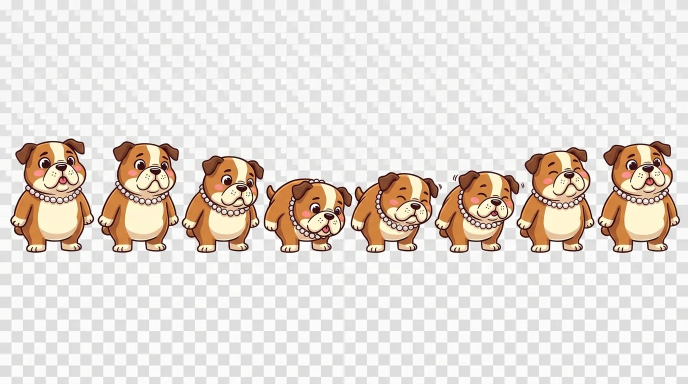
#> input picture work/frida-luna/movimentos/_quarentena/frida-comer-flow-14/flow-14.webp, 1376 x 768 px (shown at 1/2 size); its folder holds only this picture in this run
$ python cortar_neutro.py movimentos/_quarentena/frida-comer-flow-14/flow-14.webp movimentos/_quarentena/frida-corrida-flow-13/flow-13.webp movimentos/_quarentena/frida-giro-flow-12/flow-12.webp
#> lines starting #> are read from the running program, lines starting #| are printed output that depends on the picture; after the words box and inside, x2 and y2 are one past the last pixel; in counts of white or black regions, pixels touching at a corner belong together
#!/usr/bin/env python3
# -*- coding: utf-8 -*-
"""Cortador robusto para folhas do Flow com fundo NEUTRO (branco/creme/cinza/xadrez).

O cortar_mascara.py usa 'cor da borda' e falha em fundo xadrez (os tons de cinza
nao ligam todos). Aqui o fundo e definido por ser NEUTRO: R~G~B e claro.
As personagens sao coloridas (castanho, creme quente, bandana roxa, colar de
perolas) ou escuras (contorno) — entram na mascara.

Resultado: um PNG por figura, recortado ao bbox, com canal alpha real.

Uso: py cortar_neutro.py <imagem> <pasta-saida> <frida|luna>
"""
import sys
from pathlib import Path

import numpy as np
from PIL import Image
from scipy import ndimage as ndi

BASE = Path(r"D:\CRAFT\work\frida-luna")
ALVO = {"frida": (173, 231), "luna": (167, 265)}


def mascara(im):
    a = np.array(im.convert("RGB")).astype(np.int16)
    mx, mn = a.max(axis=2), a.min(axis=2)
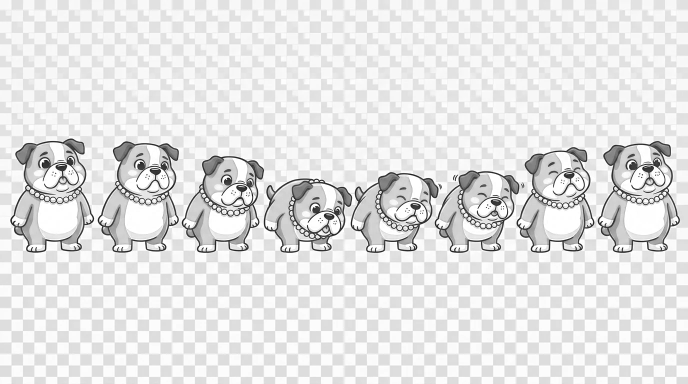
#> mx: shape (768, 1376) int16 (shown at 1/2 size); min 6, max 255, mean 228.2
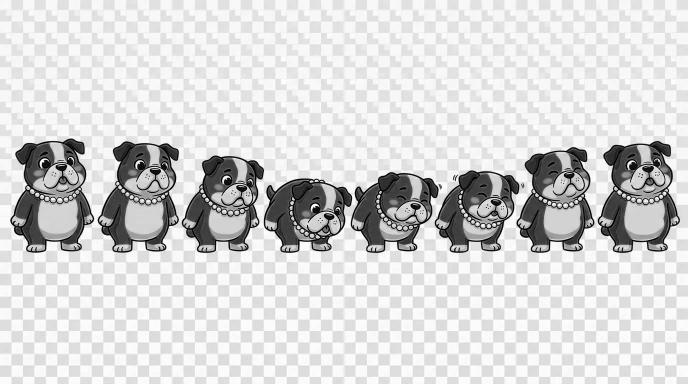
#> mn: shape (768, 1376) int16 (shown at 1/2 size); min 0, max 255, mean 214.1
    # fundo neutro: R~G~B e claro. figura: saturada ou escura.
    # mx<125: so contornos quase pretos. Fundos xadrez podem ter cinza 155-160.
    fig = ((mx - mn) > 10) | (mx < 125)
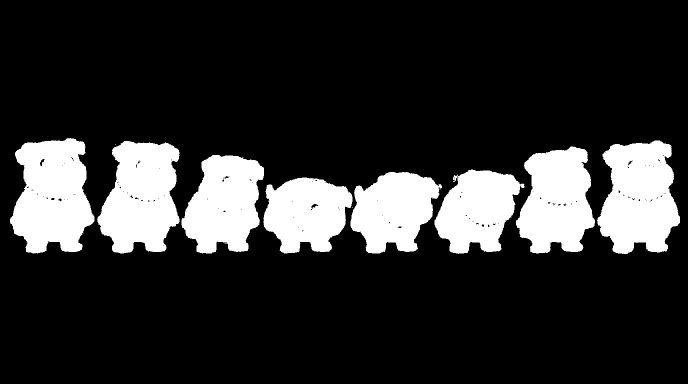
#> fig: shape (768, 1376) bool (shown at 1/2 size); 18.1% white; 11 white regions (3 under 20 px), largest, box (x1, y1, x2, y2) and area: (20, 276, 189, 507) 28536, (1194, 281, 1360, 508) 27701, (194, 282, 359, 507) 27142
    fig = ndi.binary_closing(fig, np.ones((3, 3)), iterations=1)
#> fig: shape (768, 1376) bool; 18.2% white; 9 white regions (1 under 20 px), largest, box (x1, y1, x2, y2) and area: (20, 276, 189, 507) 28637, (1194, 281, 1360, 508) 27844, (194, 282, 359, 507) 27258
    fig = ndi.binary_opening(fig, np.ones((2, 2)), iterations=1)
#> fig: shape (768, 1376) bool; 18.2% white; 8 white regions, largest, box (x1, y1, x2, y2) and area: (20, 276, 189, 507) 28637, (1194, 281, 1360, 508) 27841, (194, 282, 359, 507) 27256
    return fig


def recortar(imagem, dest, quem, area_min=1400):
    im = Image.open(imagem).convert("RGBA")
    src = np.array(im)
    fig = mascara(im)
    rot, n = ndi.label(fig)
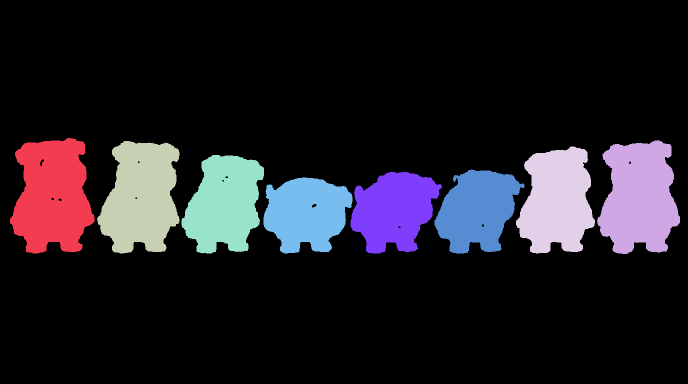
#> rot: shape (768, 1376) int32 (shown at 1/2 size); 9 distinct labels, from 0 to 8; one colour per label, 0 black
#> n = 8
    if n == 0:
        return 0
    areas = ndi.sum(fig, rot, index=range(1, n + 1))
#> areas = [28637, 27841, 27256, 24621, 23262, 20273, 20658, 19956]
    caixas = ndi.find_objects(rot)
#> caixas = 8 items
    comps = []
    for i, area in enumerate(areas):
        if area < area_min:
            continue
        sl = caixas[i]
        if sl is None:
            continue
        yc = (sl[0].start + sl[0].stop) / 2
        comps.append((i + 1, float(area), sl, yc))
#> this loop made 8 passes
#> (area, yc) on passes 1 to 8: (28637, 391.5), (27841, 394.5), (27256, 394.5), (24621, 400), (23262, 408.5), (20273, 423.5), (20658, 425.5), (19956, 431)
#> after the loop, comps = 8 items
    if not comps:
        return 0

    # folhas de 2 filas: aproveitar TODAS as figuras (a animacao so usa os frames,
    # nao importa a disposicao original). Ordenar por fila (topo -> baixo) e por x.
    ys = sorted(c[3] for c in comps)
#> ys = [391.5, 394.5, 394.5, 400, 408.5, 423.5, 425.5, 431]
    faixas = []
    atual = [ys[0]]
#> atual = [391.5]
    for y in ys[1:]:
        if y - atual[-1] > im.height * 0.18:
            faixas.append(atual)
            atual = [y]
        else:
            atual.append(y)
#> this loop made 7 passes
#> y on passes 1 to 7: 394.5, 394.5, 400, 408.5, 423.5, 425.5, 431
#> after the loop, atual has the same summary as ys; faixas = []
    faixas.append(atual)
    limites = [(min(f), max(f)) for f in faixas]
#> limites = [(391.5, 431)]
    ordenados = []
    for y0, y1 in limites:
        fila = [c for c in comps if y0 - 1 <= c[3] <= y1 + 1]
        fila.sort(key=lambda c: c[2][1].start)
        ordenados += fila
#> this loop made 1 pass
    comps = ordenados

    if dest.exists():
        for f in dest.glob("*.png"):
            f.unlink()
    else:
        dest.mkdir(parents=True)

#> (the run stopped early here; a loop or call above may not have finished)

$ run again, on work/frida-luna/movimentos/_quarentena/frida-sorrir-flow-08/flow-08.webp
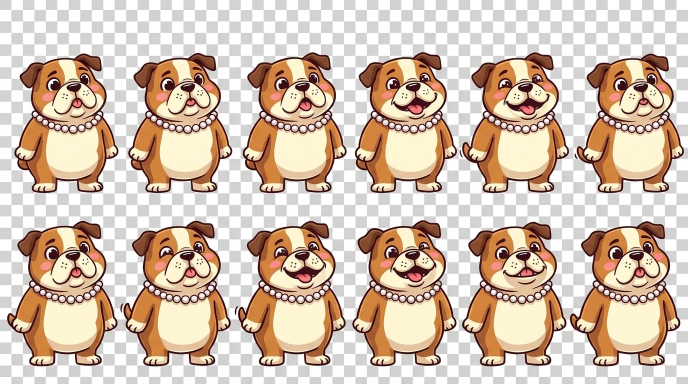
#> input picture work/frida-luna/movimentos/_quarentena/frida-sorrir-flow-08/flow-08.webp, 1376 x 768 px (shown at 1/2 size)
#> in mascara, `fig = ((mx - mn) > 10) | (mx < 125)`:
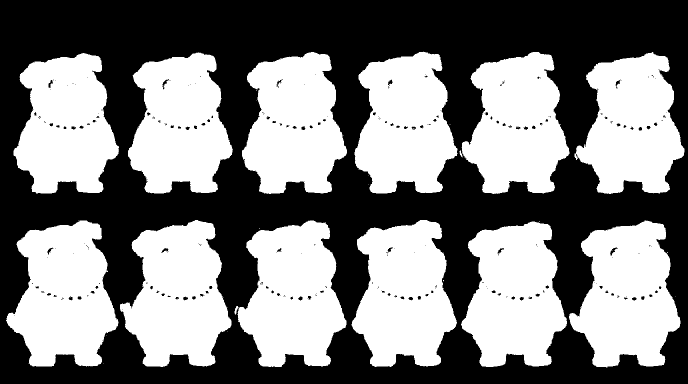
#> fig: shape (768, 1376) bool (shown at 1/2 size); 49.5% white; 33 white regions (20 under 20 px), largest, box (x1, y1, x2, y2) and area: (12, 441, 237, 733) 45146, (240, 440, 463, 734) 44849, (1138, 440, 1361, 735) 44813
#> in recortar, `rot, n = ndi.label(fig)`:
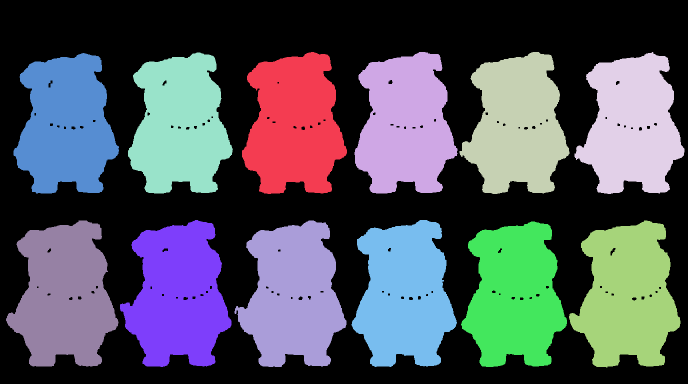
#> rot: shape (768, 1376) int32 (shown at 1/2 size); 13 distinct labels, from 0 to 12; one colour per label, 0 black
#> n = 12
#> areas = [43310, 42874, 42854, 42402, 42726, 42480, 45017, 44379, 45309, 44796, 44961, 44131]
#> caixas = 12 items
#> the loop in recortar, `for i, area in enumerate(areas):` made 12 passes
#> (area, yc) on passes 1 to 8: (43310, 246), (42874, 245.5), (42854, 246), (42402, 246), (42726, 246), (42480, 246.5), (45017, 587), (44379, 587)
#> ys = [245.5, 246, 246, 246, 246, 246.5, 587, 587, 587, 587.5, 588, 588.5]
#> in recortar, `atual = [ys[0]]`: atual = [245.5]
#> the loop in recortar, `for y in ys[1:]:` made 11 passes
#> y on pass 6: 587
#> after the loop in recortar, `for y in ys[1:]:`: atual = [587, 587, 587, 587.5, 588, 588.5]; faixas = [[245.5, 246, 246, 246, 246, 246.5]]
#> limites = [(245.5, 246.5), (587, 588.5)]
#> the loop in recortar, `for y0, y1 in limites:` made 2 passes

$ run again, on work/frida-luna/movimentos/_quarentena/frida-surpreso-flow-07/flow-07.webp
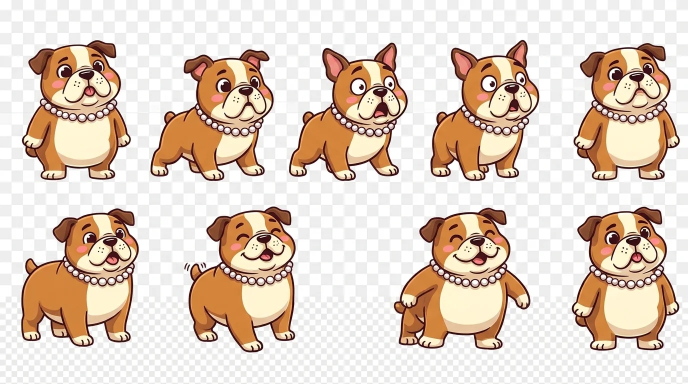
#> input picture work/frida-luna/movimentos/_quarentena/frida-surpreso-flow-07/flow-07.webp, 1376 x 768 px (shown at 1/2 size)
#> in mascara, `fig = ((mx - mn) > 10) | (mx < 125)`:
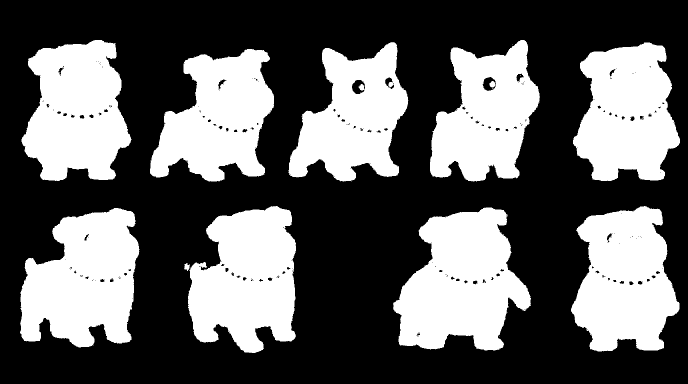
#> fig: shape (768, 1376) bool (shown at 1/2 size); 38% white; 18 white regions (8 under 20 px), largest, box (x1, y1, x2, y2) and area: (786, 415, 1062, 701) 51568, (40, 416, 279, 695) 47912, (376, 412, 592, 706) 47107
#> in recortar, `rot, n = ndi.label(fig)`:
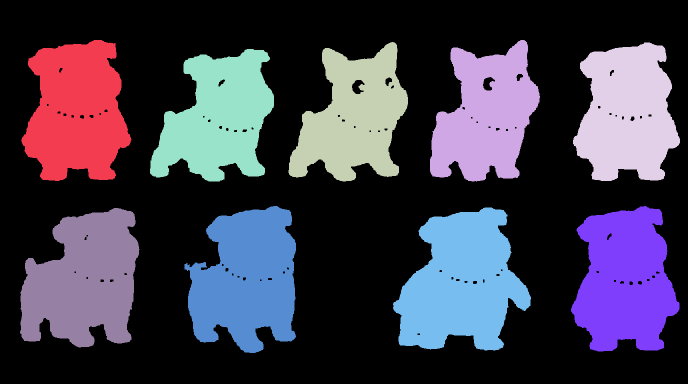
#> rot: shape (768, 1376) int32 (shown at 1/2 size); 10 distinct labels, from 0 to 9; one colour per label, 0 black
#> n = 9
#> areas = [44847, 40631, 40257, 43100, 42129, 47418, 45248, 51730, 48079]
#> caixas = 9 items
#> the loop in recortar, `for i, area in enumerate(areas):` made 9 passes
#> (area, yc) on passes 1 to 8: (44847, 221), (40631, 221.5), (40257, 223.5), (43100, 223.5), (42129, 230.5), (47418, 559), (45248, 557.5), (51730, 558)
#> ys = [221, 221.5, 223.5, 223.5, 230.5, 555.5, 557.5, 558, 559]
#> in recortar, `atual = [ys[0]]`: atual = [221]
#> the loop in recortar, `for y in ys[1:]:` made 8 passes
#> y on pass 5: 555.5
#> after the loop in recortar, `for y in ys[1:]:`: atual = [555.5, 557.5, 558, 559]; faixas = [[221, 221.5, 223.5, 223.5, 230.5]]
#> limites = [(221, 230.5), (555.5, 559)]
#> the loop in recortar, `for y0, y1 in limites:` made 2 passes
